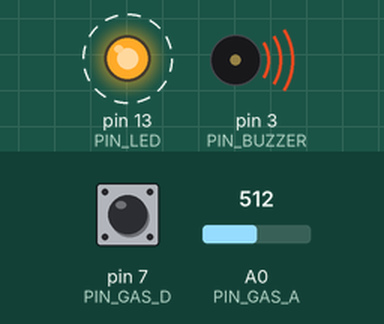
Bench run of a sketch on a simulated Arduino Uno, built with avr-gcc and run on an emulated ATmega328P. Parts: output pins drawn as LEDs (lit = HIGH), buzzer (waves = sounding). Dashed ring = blinking. Inputs (shaded band) come from the test bench; at power-on: pin 7 (PIN_GAS_D) HIGH, A0 (PIN_GAS_A) = 512. What the sketch prints to the serial monitor is not drawn.

Above: at 20.07 s.
Timing chart, 0 to 23.0 s (numbered marks = the images above):
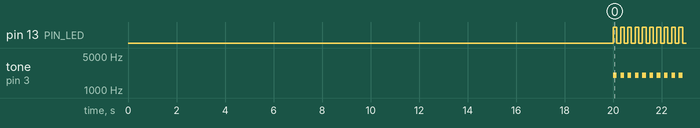

The sketch:

sketch.ino
```cpp
// Scheda 9 - Allarme gas con il modulo MQ-2
// AO del modulo su A0, DO sul pin 7, buzzer (+) sul pin 3, LED sulla scheda (pin 13).

const int PIN_GAS_A = A0;   // uscita analogica: quanto gas c'è
const int PIN_GAS_D = 7;    // uscita digitale: LOW quando si supera la soglia del trimmer blu
const int PIN_BUZZER = 3;
const int PIN_LED = 13;     // il LED "L" saldato su Arduino
const int SOGLIA = 400;     // da tarare: guarda i valori in aria pulita e scegli un po' più in alto

void setup() {
  pinMode(PIN_GAS_D, INPUT);
  pinMode(PIN_LED, OUTPUT);
  Serial.begin(9600);
  Serial.println("Preriscaldamento del sensore...");
  delay(20000);             // il sensore va scaldato: aspettiamo 20 secondi
  Serial.println("Pronto!");
}

void loop() {
  int gas = analogRead(PIN_GAS_A);
  bool sogliaModulo = (digitalRead(PIN_GAS_D) == LOW);

  Serial.print("Gas: ");
  Serial.print(gas);
  Serial.print("   Soglia del modulo superata: ");
  Serial.println(sogliaModulo ? "SI" : "no");

  if (gas > SOGLIA) {        // ALLARME: bip intermittente e LED
    digitalWrite(PIN_LED, HIGH);
    tone(PIN_BUZZER, 2000, 150);
    delay(150);
    digitalWrite(PIN_LED, LOW);
    delay(150);
  } else {
    digitalWrite(PIN_LED, LOW);
    delay(300);
  }
}
```

Measured:
- by itself, pin 13 (PIN_LED): alternates HIGH for 0.15 s and LOW for 0.15 s
- by itself, tone on pin 3 (PIN_BUZZER): alternates 2000 Hz for 0.15 s and silent for 0.15 s
